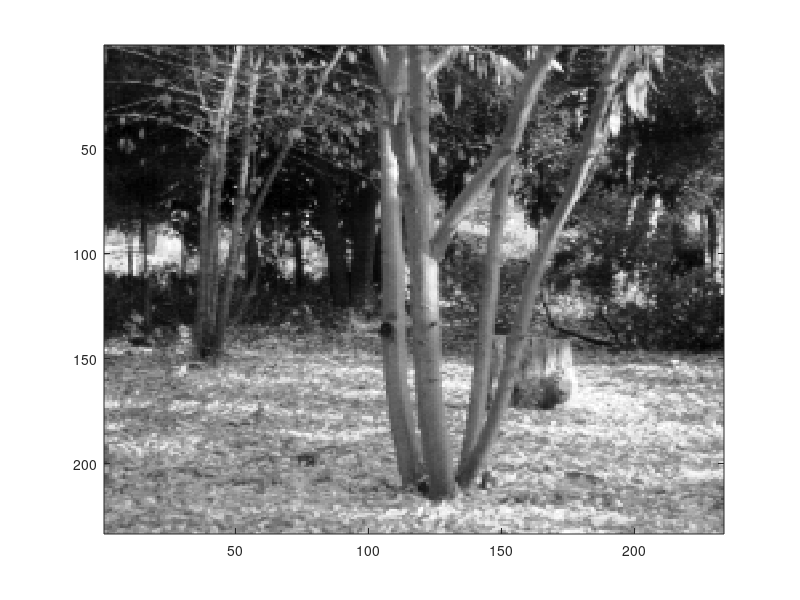
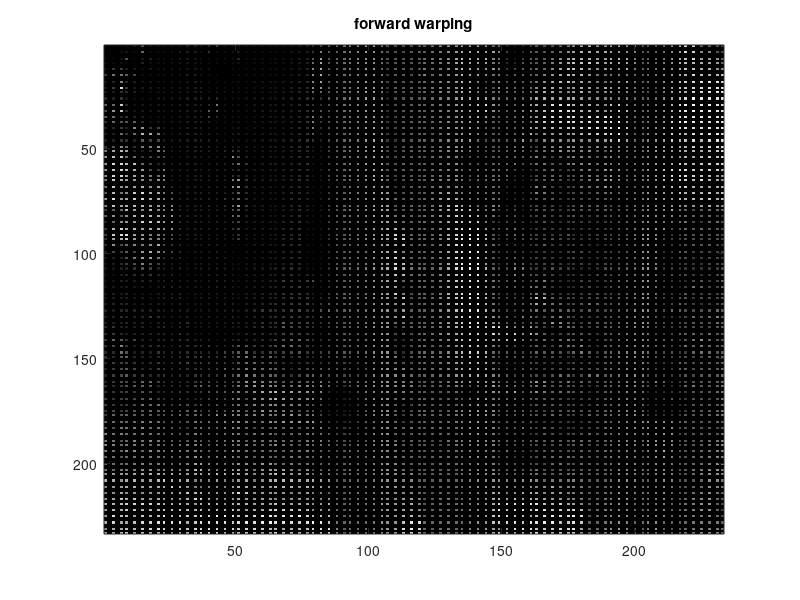
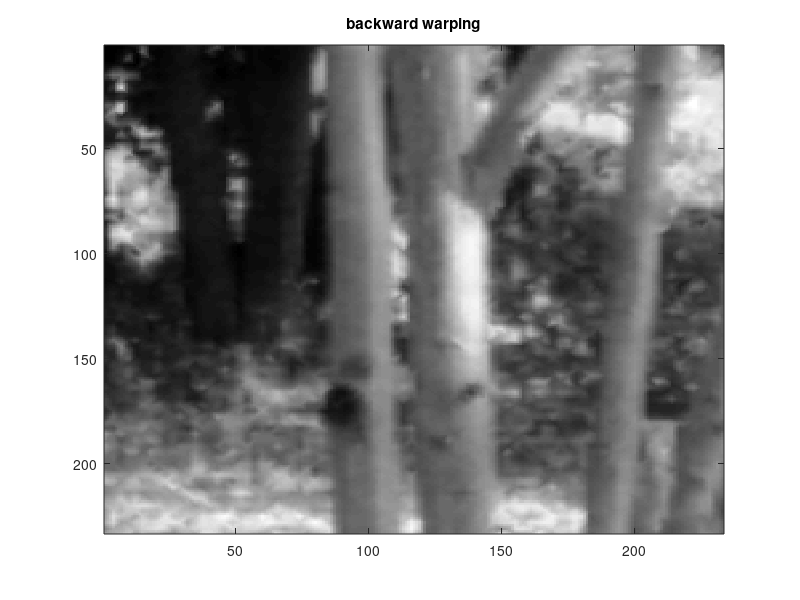

Write MATLAB code to recreate these figures, in order.
%zooming

load tree
[rr,cc]=size(IN);
figure,imagesc(IN),colormap gray
zf=2.8; %zooming factor

%forward warping
for ii=1:rr
    for jj=1:cc
        ri=round(zf*ii);
        ci=round(zf*jj);
        tmp(ri,ci)=IN(ii,jj);
    end
end

r0=ceil(ri/2); c0=r0;
vv=-floor(rr/2):floor(rr/2);
out1=tmp(r0+vv,c0+vv);
figure,imagesc(out1),colormap gray,title('forward warping')

%backward warping
[X,Y]=meshgrid(1:cc,1:rr);
XC=X-floor(cc/2); YC=Y-floor(rr/2);
Xn=XC/zf +floor(cc/2);
Yn=YC/zf +floor(rr/2);
% XC=X; YC=Y;
% Xn=XC/zf ;
% Yn=YC/zf ;


figure,imagesc(griddata(X,Y,double(IN),Xn,Yn,'linear')),colormap gray,title('backward warping')
